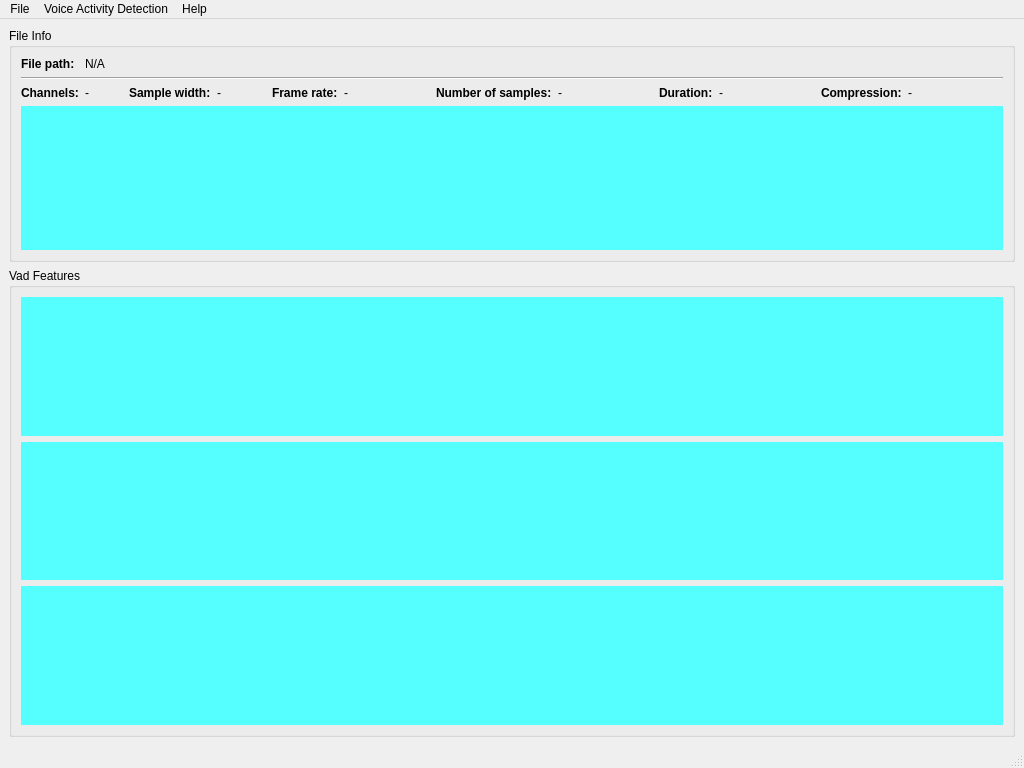
<?xml version="1.0" encoding="UTF-8"?>
<ui version="4.0">
 <class>MainWindow</class>
 <widget class="QMainWindow" name="MainWindow">
  <property name="geometry">
   <rect>
    <x>0</x>
    <y>0</y>
    <width>1024</width>
    <height>768</height>
   </rect>
  </property>
  <property name="sizePolicy">
   <sizepolicy hsizetype="Expanding" vsizetype="Expanding">
    <horstretch>0</horstretch>
    <verstretch>0</verstretch>
   </sizepolicy>
  </property>
  <property name="windowTitle">
   <string>Simple Voice Activity Detection Tool</string>
  </property>
  <widget class="QWidget" name="centralwidget">
   <property name="sizePolicy">
    <sizepolicy hsizetype="Preferred" vsizetype="Preferred">
     <horstretch>0</horstretch>
     <verstretch>0</verstretch>
    </sizepolicy>
   </property>
   <layout class="QGridLayout" name="gridLayout">
    <property name="sizeConstraint">
     <enum>QLayout::SetMinimumSize</enum>
    </property>
    <item row="0" column="0">
     <widget class="QGroupBox" name="groupBox">
      <property name="sizePolicy">
       <sizepolicy hsizetype="Preferred" vsizetype="Preferred">
        <horstretch>2</horstretch>
        <verstretch>2</verstretch>
       </sizepolicy>
      </property>
      <property name="minimumSize">
       <size>
        <width>0</width>
        <height>100</height>
       </size>
      </property>
      <property name="title">
       <string>File Info</string>
      </property>
      <layout class="QGridLayout" name="gridLayout_2">
       <property name="sizeConstraint">
        <enum>QLayout::SetMinimumSize</enum>
       </property>
       <property name="verticalSpacing">
        <number>6</number>
       </property>
       <item row="2" column="1">
        <widget class="QLabel" name="labelChannels">
         <property name="sizePolicy">
          <sizepolicy hsizetype="Preferred" vsizetype="Preferred">
           <horstretch>40</horstretch>
           <verstretch>0</verstretch>
          </sizepolicy>
         </property>
         <property name="text">
          <string>-</string>
         </property>
        </widget>
       </item>
       <item row="2" column="4">
        <widget class="QLabel" name="labelFRStatic">
         <property name="sizePolicy">
          <sizepolicy hsizetype="Preferred" vsizetype="Preferred">
           <horstretch>1</horstretch>
           <verstretch>0</verstretch>
          </sizepolicy>
         </property>
         <property name="font">
          <font>
           <weight>75</weight>
           <bold>true</bold>
          </font>
         </property>
         <property name="text">
          <string>Frame rate:</string>
         </property>
        </widget>
       </item>
       <item row="2" column="3">
        <widget class="QLabel" name="labelSWidth">
         <property name="sizePolicy">
          <sizepolicy hsizetype="Preferred" vsizetype="Preferred">
           <horstretch>50</horstretch>
           <verstretch>0</verstretch>
          </sizepolicy>
         </property>
         <property name="text">
          <string>-</string>
         </property>
        </widget>
       </item>
       <item row="2" column="7">
        <widget class="QLabel" name="labelNFrames">
         <property name="sizePolicy">
          <sizepolicy hsizetype="Preferred" vsizetype="Preferred">
           <horstretch>99</horstretch>
           <verstretch>0</verstretch>
          </sizepolicy>
         </property>
         <property name="text">
          <string>-</string>
         </property>
        </widget>
       </item>
       <item row="2" column="0">
        <widget class="QLabel" name="labelChannelsStatic">
         <property name="sizePolicy">
          <sizepolicy hsizetype="Preferred" vsizetype="Preferred">
           <horstretch>1</horstretch>
           <verstretch>0</verstretch>
          </sizepolicy>
         </property>
         <property name="font">
          <font>
           <weight>75</weight>
           <bold>true</bold>
          </font>
         </property>
         <property name="text">
          <string>Channels:</string>
         </property>
        </widget>
       </item>
       <item row="2" column="5">
        <widget class="QLabel" name="labelFR">
         <property name="sizePolicy">
          <sizepolicy hsizetype="Preferred" vsizetype="Preferred">
           <horstretch>90</horstretch>
           <verstretch>0</verstretch>
          </sizepolicy>
         </property>
         <property name="text">
          <string>-</string>
         </property>
        </widget>
       </item>
       <item row="2" column="9">
        <widget class="QLabel" name="labelDuration">
         <property name="sizePolicy">
          <sizepolicy hsizetype="Preferred" vsizetype="Preferred">
           <horstretch>99</horstretch>
           <verstretch>0</verstretch>
          </sizepolicy>
         </property>
         <property name="text">
          <string>-</string>
         </property>
        </widget>
       </item>
       <item row="2" column="10">
        <widget class="QLabel" name="labelCompNameStatic">
         <property name="sizePolicy">
          <sizepolicy hsizetype="Preferred" vsizetype="Preferred">
           <horstretch>1</horstretch>
           <verstretch>0</verstretch>
          </sizepolicy>
         </property>
         <property name="font">
          <font>
           <weight>75</weight>
           <bold>true</bold>
          </font>
         </property>
         <property name="text">
          <string>Compression:</string>
         </property>
        </widget>
       </item>
       <item row="0" column="1" colspan="9">
        <widget class="QLabel" name="labelFileName">
         <property name="sizePolicy">
          <sizepolicy hsizetype="Preferred" vsizetype="Preferred">
           <horstretch>10</horstretch>
           <verstretch>0</verstretch>
          </sizepolicy>
         </property>
         <property name="text">
          <string>N/A</string>
         </property>
        </widget>
       </item>
       <item row="1" column="0" colspan="12">
        <widget class="Line" name="line">
         <property name="frameShadow">
          <enum>QFrame::Sunken</enum>
         </property>
         <property name="orientation">
          <enum>Qt::Horizontal</enum>
         </property>
        </widget>
       </item>
       <item row="2" column="11">
        <widget class="QLabel" name="labelCompName">
         <property name="sizePolicy">
          <sizepolicy hsizetype="Preferred" vsizetype="Preferred">
           <horstretch>99</horstretch>
           <verstretch>0</verstretch>
          </sizepolicy>
         </property>
         <property name="text">
          <string>-</string>
         </property>
        </widget>
       </item>
       <item row="2" column="6">
        <widget class="QLabel" name="labelNFramesStatic">
         <property name="sizePolicy">
          <sizepolicy hsizetype="Preferred" vsizetype="Preferred">
           <horstretch>1</horstretch>
           <verstretch>0</verstretch>
          </sizepolicy>
         </property>
         <property name="font">
          <font>
           <weight>75</weight>
           <bold>true</bold>
          </font>
         </property>
         <property name="text">
          <string>Number of samples:</string>
         </property>
        </widget>
       </item>
       <item row="3" column="0" colspan="12">
        <widget class="PlotWidget" name="graphWaveform" native="true">
         <property name="sizePolicy">
          <sizepolicy hsizetype="Preferred" vsizetype="Preferred">
           <horstretch>1</horstretch>
           <verstretch>1</verstretch>
          </sizepolicy>
         </property>
         <property name="palette">
          <palette>
           <active>
            <colorrole role="Base">
             <brush brushstyle="SolidPattern">
              <color alpha="255">
               <red>255</red>
               <green>255</green>
               <blue>255</blue>
              </color>
             </brush>
            </colorrole>
            <colorrole role="Window">
             <brush brushstyle="SolidPattern">
              <color alpha="255">
               <red>85</red>
               <green>255</green>
               <blue>255</blue>
              </color>
             </brush>
            </colorrole>
           </active>
           <inactive>
            <colorrole role="Base">
             <brush brushstyle="SolidPattern">
              <color alpha="255">
               <red>255</red>
               <green>255</green>
               <blue>255</blue>
              </color>
             </brush>
            </colorrole>
            <colorrole role="Window">
             <brush brushstyle="SolidPattern">
              <color alpha="255">
               <red>85</red>
               <green>255</green>
               <blue>255</blue>
              </color>
             </brush>
            </colorrole>
           </inactive>
           <disabled>
            <colorrole role="Base">
             <brush brushstyle="SolidPattern">
              <color alpha="255">
               <red>85</red>
               <green>255</green>
               <blue>255</blue>
              </color>
             </brush>
            </colorrole>
            <colorrole role="Window">
             <brush brushstyle="SolidPattern">
              <color alpha="255">
               <red>85</red>
               <green>255</green>
               <blue>255</blue>
              </color>
             </brush>
            </colorrole>
           </disabled>
          </palette>
         </property>
         <property name="acceptDrops">
          <bool>false</bool>
         </property>
         <property name="autoFillBackground">
          <bool>true</bool>
         </property>
        </widget>
       </item>
       <item row="0" column="0">
        <widget class="QLabel" name="labelFileNameStatic">
         <property name="sizePolicy">
          <sizepolicy hsizetype="Preferred" vsizetype="Preferred">
           <horstretch>1</horstretch>
           <verstretch>0</verstretch>
          </sizepolicy>
         </property>
         <property name="font">
          <font>
           <weight>75</weight>
           <bold>true</bold>
          </font>
         </property>
         <property name="text">
          <string>File path:</string>
         </property>
        </widget>
       </item>
       <item row="2" column="8">
        <widget class="QLabel" name="labelDurationStatic">
         <property name="sizePolicy">
          <sizepolicy hsizetype="Preferred" vsizetype="Preferred">
           <horstretch>1</horstretch>
           <verstretch>0</verstretch>
          </sizepolicy>
         </property>
         <property name="font">
          <font>
           <weight>75</weight>
           <bold>true</bold>
          </font>
         </property>
         <property name="text">
          <string>Duration:</string>
         </property>
        </widget>
       </item>
       <item row="2" column="2">
        <widget class="QLabel" name="labelSWidthStatic">
         <property name="sizePolicy">
          <sizepolicy hsizetype="Preferred" vsizetype="Preferred">
           <horstretch>1</horstretch>
           <verstretch>0</verstretch>
          </sizepolicy>
         </property>
         <property name="font">
          <font>
           <weight>75</weight>
           <bold>true</bold>
          </font>
         </property>
         <property name="text">
          <string>Sample width:</string>
         </property>
        </widget>
       </item>
      </layout>
     </widget>
    </item>
    <item row="1" column="0">
     <widget class="QGroupBox" name="groupBox_2">
      <property name="sizePolicy">
       <sizepolicy hsizetype="Preferred" vsizetype="Preferred">
        <horstretch>4</horstretch>
        <verstretch>4</verstretch>
       </sizepolicy>
      </property>
      <property name="title">
       <string>Vad Features</string>
      </property>
      <layout class="QVBoxLayout" name="verticalLayout">
       <item>
        <widget class="PlotWidget" name="graphVAD_STSE" native="true">
         <property name="sizePolicy">
          <sizepolicy hsizetype="Preferred" vsizetype="Preferred">
           <horstretch>0</horstretch>
           <verstretch>0</verstretch>
          </sizepolicy>
         </property>
         <property name="palette">
          <palette>
           <active>
            <colorrole role="Base">
             <brush brushstyle="SolidPattern">
              <color alpha="255">
               <red>255</red>
               <green>255</green>
               <blue>255</blue>
              </color>
             </brush>
            </colorrole>
            <colorrole role="Window">
             <brush brushstyle="SolidPattern">
              <color alpha="255">
               <red>85</red>
               <green>255</green>
               <blue>255</blue>
              </color>
             </brush>
            </colorrole>
           </active>
           <inactive>
            <colorrole role="Base">
             <brush brushstyle="SolidPattern">
              <color alpha="255">
               <red>255</red>
               <green>255</green>
               <blue>255</blue>
              </color>
             </brush>
            </colorrole>
            <colorrole role="Window">
             <brush brushstyle="SolidPattern">
              <color alpha="255">
               <red>85</red>
               <green>255</green>
               <blue>255</blue>
              </color>
             </brush>
            </colorrole>
           </inactive>
           <disabled>
            <colorrole role="Base">
             <brush brushstyle="SolidPattern">
              <color alpha="255">
               <red>85</red>
               <green>255</green>
               <blue>255</blue>
              </color>
             </brush>
            </colorrole>
            <colorrole role="Window">
             <brush brushstyle="SolidPattern">
              <color alpha="255">
               <red>85</red>
               <green>255</green>
               <blue>255</blue>
              </color>
             </brush>
            </colorrole>
           </disabled>
          </palette>
         </property>
         <property name="autoFillBackground">
          <bool>true</bool>
         </property>
        </widget>
       </item>
       <item>
        <widget class="PlotWidget" name="graphVAD_MDF" native="true">
         <property name="sizePolicy">
          <sizepolicy hsizetype="Preferred" vsizetype="Preferred">
           <horstretch>0</horstretch>
           <verstretch>0</verstretch>
          </sizepolicy>
         </property>
         <property name="palette">
          <palette>
           <active>
            <colorrole role="Base">
             <brush brushstyle="SolidPattern">
              <color alpha="255">
               <red>255</red>
               <green>255</green>
               <blue>255</blue>
              </color>
             </brush>
            </colorrole>
            <colorrole role="Window">
             <brush brushstyle="SolidPattern">
              <color alpha="255">
               <red>85</red>
               <green>255</green>
               <blue>255</blue>
              </color>
             </brush>
            </colorrole>
           </active>
           <inactive>
            <colorrole role="Base">
             <brush brushstyle="SolidPattern">
              <color alpha="255">
               <red>255</red>
               <green>255</green>
               <blue>255</blue>
              </color>
             </brush>
            </colorrole>
            <colorrole role="Window">
             <brush brushstyle="SolidPattern">
              <color alpha="255">
               <red>85</red>
               <green>255</green>
               <blue>255</blue>
              </color>
             </brush>
            </colorrole>
           </inactive>
           <disabled>
            <colorrole role="Base">
             <brush brushstyle="SolidPattern">
              <color alpha="255">
               <red>85</red>
               <green>255</green>
               <blue>255</blue>
              </color>
             </brush>
            </colorrole>
            <colorrole role="Window">
             <brush brushstyle="SolidPattern">
              <color alpha="255">
               <red>85</red>
               <green>255</green>
               <blue>255</blue>
              </color>
             </brush>
            </colorrole>
           </disabled>
          </palette>
         </property>
         <property name="autoFillBackground">
          <bool>true</bool>
         </property>
        </widget>
       </item>
       <item>
        <widget class="PlotWidget" name="graphVAD_SFM" native="true">
         <property name="sizePolicy">
          <sizepolicy hsizetype="Preferred" vsizetype="Preferred">
           <horstretch>0</horstretch>
           <verstretch>0</verstretch>
          </sizepolicy>
         </property>
         <property name="palette">
          <palette>
           <active>
            <colorrole role="Base">
             <brush brushstyle="SolidPattern">
              <color alpha="255">
               <red>255</red>
               <green>255</green>
               <blue>255</blue>
              </color>
             </brush>
            </colorrole>
            <colorrole role="Window">
             <brush brushstyle="SolidPattern">
              <color alpha="255">
               <red>85</red>
               <green>255</green>
               <blue>255</blue>
              </color>
             </brush>
            </colorrole>
           </active>
           <inactive>
            <colorrole role="Base">
             <brush brushstyle="SolidPattern">
              <color alpha="255">
               <red>255</red>
               <green>255</green>
               <blue>255</blue>
              </color>
             </brush>
            </colorrole>
            <colorrole role="Window">
             <brush brushstyle="SolidPattern">
              <color alpha="255">
               <red>85</red>
               <green>255</green>
               <blue>255</blue>
              </color>
             </brush>
            </colorrole>
           </inactive>
           <disabled>
            <colorrole role="Base">
             <brush brushstyle="SolidPattern">
              <color alpha="255">
               <red>85</red>
               <green>255</green>
               <blue>255</blue>
              </color>
             </brush>
            </colorrole>
            <colorrole role="Window">
             <brush brushstyle="SolidPattern">
              <color alpha="255">
               <red>85</red>
               <green>255</green>
               <blue>255</blue>
              </color>
             </brush>
            </colorrole>
           </disabled>
          </palette>
         </property>
         <property name="autoFillBackground">
          <bool>true</bool>
         </property>
        </widget>
       </item>
      </layout>
     </widget>
    </item>
   </layout>
  </widget>
  <widget class="QMenuBar" name="menubar">
   <property name="geometry">
    <rect>
     <x>0</x>
     <y>0</y>
     <width>1024</width>
     <height>21</height>
    </rect>
   </property>
   <widget class="QMenu" name="menuOpen">
    <property name="title">
     <string>File</string>
    </property>
    <addaction name="menuOpenNew"/>
    <addaction name="separator"/>
    <addaction name="menuExit"/>
   </widget>
   <widget class="QMenu" name="menuVoice_Activity_Detection">
    <property name="title">
     <string>Voice Activity Detection</string>
    </property>
    <addaction name="menuApplyVAD"/>
    <addaction name="separator"/>
    <addaction name="menuVADShowInput"/>
    <addaction name="menuVADShowOutput"/>
    <addaction name="separator"/>
    <addaction name="menuVADSaveFile"/>
   </widget>
   <widget class="QMenu" name="menuHelp">
    <property name="title">
     <string>Help</string>
    </property>
    <addaction name="menuAbout"/>
   </widget>
   <addaction name="menuOpen"/>
   <addaction name="menuVoice_Activity_Detection"/>
   <addaction name="menuHelp"/>
  </widget>
  <widget class="QStatusBar" name="statusbar"/>
  <action name="menuOpenNew">
   <property name="text">
    <string>Open new</string>
   </property>
  </action>
  <action name="menuOpenTarget">
   <property name="enabled">
    <bool>false</bool>
   </property>
   <property name="text">
    <string>Target speaker test utterance</string>
   </property>
  </action>
  <action name="menuVADShowInput">
   <property name="checkable">
    <bool>true</bool>
   </property>
   <property name="checked">
    <bool>false</bool>
   </property>
   <property name="enabled">
    <bool>false</bool>
   </property>
   <property name="text">
    <string>Show input + detected VA</string>
   </property>
  </action>
  <action name="menuVADShowOutput">
   <property name="checkable">
    <bool>true</bool>
   </property>
   <property name="enabled">
    <bool>false</bool>
   </property>
   <property name="text">
    <string>Show output</string>
   </property>
  </action>
  <action name="menuVADSaveFile">
   <property name="enabled">
    <bool>false</bool>
   </property>
   <property name="text">
    <string>Save modified file as...</string>
   </property>
  </action>
  <action name="menuVadSaveTarget">
   <property name="enabled">
    <bool>false</bool>
   </property>
   <property name="text">
    <string>Save modified target speaker file as...</string>
   </property>
  </action>
  <action name="actionsad">
   <property name="text">
    <string>sad</string>
   </property>
  </action>
  <action name="menuApplyVAD">
   <property name="enabled">
    <bool>false</bool>
   </property>
   <property name="text">
    <string>Apply VAD</string>
   </property>
  </action>
  <action name="menuExit">
   <property name="text">
    <string>Exit</string>
   </property>
  </action>
  <action name="menuAbout">
   <property name="text">
    <string>About</string>
   </property>
  </action>
 </widget>
 <customwidgets>
  <customwidget>
   <class>PlotWidget</class>
   <extends>QWidget</extends>
   <header>pyqtgraph</header>
   <container>1</container>
  </customwidget>
 </customwidgets>
 <resources/>
 <connections/>
</ui>
